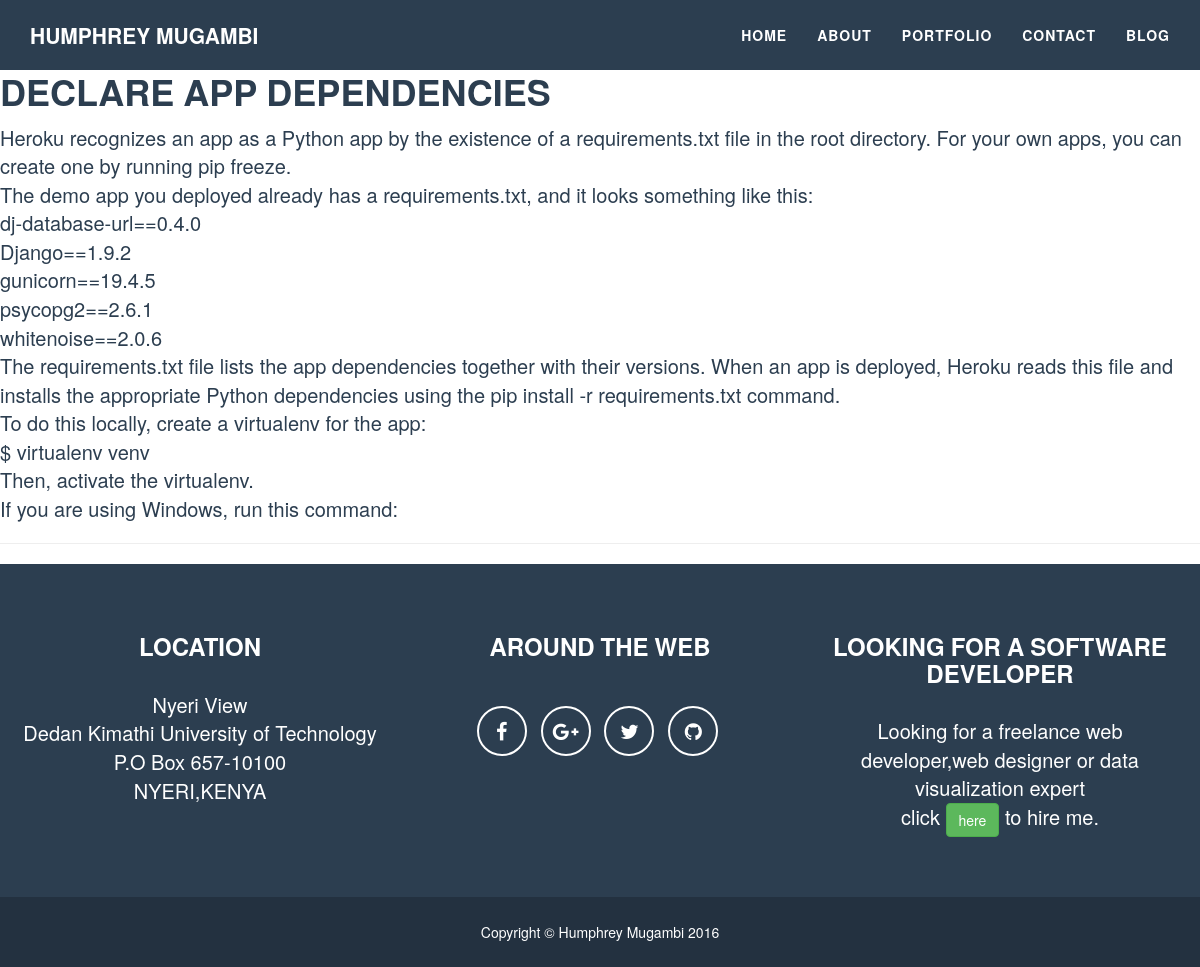
The page /blog/post/1/ (signed in) on the database its author committed.
### blog/models.py (models this page shows, shortened)
class Post(models.Model):
    author = models.ForeignKey('auth.User')
    title = models.CharField(max_length=200)
    text = models.TextField()
    created_date = models.DateTimeField(
            default=timezone.now)
    published_date = models.DateTimeField(
            blank=True, null=True)

### blog/views.py (the view)
# urls.py: url(r'^blog/post/(?P<pk>\d+)/$', views.post_detail, name='post_detail'),
def post_detail(request, pk):
    post = get_object_or_404(Post, pk=pk)
    return render(request, 'blog/post_detail.html', {'post': post})

### blog/templates/blog/post_detail.html (shortened to what this page needs)
{% extends 'blog/base.html' %}
{% block content %}
    <div class="post">
        {% if post.published_date %}
            <div class="date">
            </div>
            {% else %}
            <a class="btn btn-default" href="{% url 'blog.views.post_publish' pk=post.pk %}">Publish</a>
        {% endif %}
        {% if user.is_authenticated %}
        <a class="btn btn-default" href="{% url 'post_edit' pk=post.pk %}"></a>
        {% endif %}
        <h1>{{ post.title }}</h1>
        <p>{{ post.text|linebreaksbr }}</p>
        <hr>
    </div>
{% endblock %}

### blog/static/css/freelancer.css (style rules this page uses)
body { overflow-x: hidden; }
p { font-size: 20px; }
a { color: white !important; }
h1, h2, h3, h4, h5, h6 { text-transform: uppercase; font-family: Montserrat,FontAwesome,"Helvetica Neue",Helvetica,Arial,sans-serif; font-weight: 700; }

### blog/static/css/style.css (style rules this page uses)
body { color: #2c3e50; position: relative; }
a { color: #ffffff; }

### rows shown on the page
Post: title "DECLARE APP DEPENDENCIES", text "Heroku recognizes an app as a Python app by the existence of a requirements.txt file in the root directory. For your own apps, you can create one by running pip freeze. The demo app you deployed already has a requirements.txt, and it looks something like this: dj-database-url==0.4.0 Django==1.9.2 gunicorn==19.4.5 psycopg2==2.6.1 whitenoise==2.0.6 The requirements.txt file lists the app dependencies together with their versions. When an app is deployed, Heroku reads this file and installs the appropriate Python dependencies using the pip install -r requirements.txt command. To do this locally, create a virtualenv for the app: $ virtualenv venv Then, activate the virtualenv. If you are using…"
